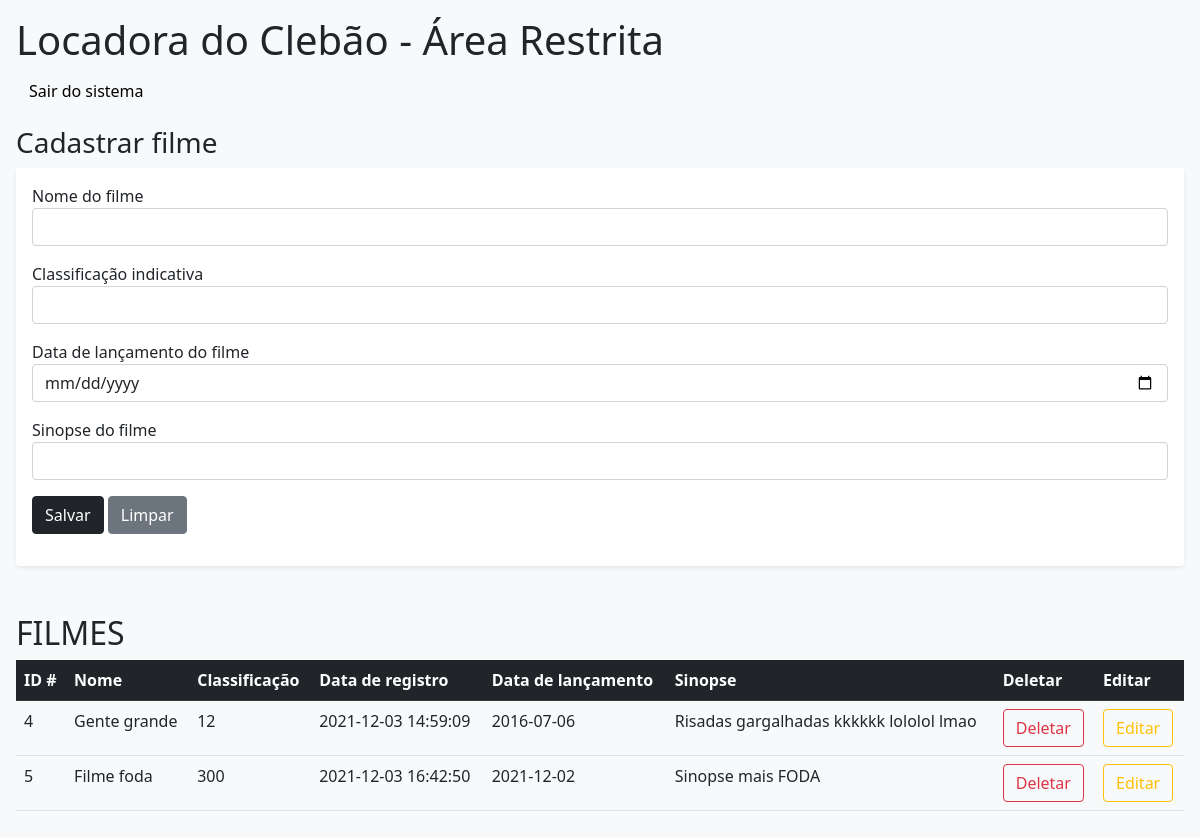
The page /locadora_clebao/admin/index.php (signed in) on the database its author committed.
### tables this page shows
CREATE TABLE `filmes` (
  `id_filme` int(11) NOT NULL,
  `nome_filme` varchar(40) NOT NULL,
  `class_idade` int(11) NOT NULL,
  `dt_reg_filme` datetime NOT NULL,
  `dt_lanca_filme` date NOT NULL,
  `descri_filme` varchar(200) NOT NULL,
  `status_alug` int(11) NOT NULL
);

### locadora_clebao/database/filme.dao.php (the view, shortened to what this page needs)
<?php
function buscar_filmes()
{
	$conn = conectar();
	$sql = "SELECT * FROM filmes";
	$result = mysqli_query($conn, $sql);
	if (mysqli_affected_rows($conn) > 0)
	{
		return $result;
	}
	return null;
}
function exibir_filmes()
{
	$result = buscar_filmes();
	if ($result == null)
	{
		$retorno = '<h3>Não há filmes para exibir</h3>';
	}
	else
	{
		$retorno = '<table class="table">';
		$retorno .= '<tr class="table-dark">';
		$retorno .= '<th>ID #</th>';
		$retorno .= '<th>Nome</th>';
		$retorno .= '<th>Classificação</th>';
		$retorno .= '<th>Data de registro</th>';
		$retorno .= '<th>Data de lançamento</th>';
		$retorno .= '<th>Sinopse</th>';
		$retorno .= '<th>Deletar</th>';
		$retorno .= '<th>Editar</th>';
		$retorno .= '</tr>';
		while($filme = mysqli_fetch_assoc($result))
		{
			$retorno .= '<tr>';
			$retorno .= "<td>" . $filme['id_filme'] . "</td>";
			$retorno .= "<td>" . $filme['nome_filme'] . "</td>";
			$retorno .= "<td>" . $filme['class_idade'] . "</td>";
			$retorno .= "<td>" . $filme['dt_reg_filme'] . "</td>";
			$retorno .= "<td>" . $filme['dt_lanca_filme'] . "</td>";
			$retorno .= "<td>" . $filme['descri_filme'] . "</td>";
			$retorno .= "<td>".delet_link($filme['id_filme']). "</td>";
			$retorno .= "<td>".update_link($filme['id_filme']). "</td>";
			$retorno .= '</tr>';
		}
		$retorno .= '</table>';
	}
	return $retorno;
}
function buscar_filme($id_filme)
{
	$conn = conectar();
	$sql =  "SELECT * FROM filmes WHERE id_filme = $id_filme";
	$result = mysqli_query($conn, $sql);
	$res = mysqli_fetch_assoc($result);
	if (mysqli_affected_rows($conn) > 0)
	{
		return $res;
	}
	return null;
}
function delet_link($id_filme)
{
	$filme = buscar_filme($id_filme);
	$link = '<a href="deletar.php?id_filme='.$id_filme.'"
	onclick="return confirm(\'Vai de deletar o filme: #'.$id_filme.' '.$filme['nome_filme'].'?\')" class="btn btn-outline-danger">Deletar</a>';
	return $link;
}
function update_link ($id_filme)
{
	$link = '<a href="editar.php?id_filme='.$id_filme.'" class="btn btn-outline-warning">Editar</a>';
	return $link;
}
?>

### locadora_clebao/admin/index.php (shortened to what this page needs)
<?php 	include_once 'lock.php';
include_once '../database/filme.dao.php'; ?>
<!DOCTYPE html>
<html>
<head>
	<link href="https://cdn.jsdelivr.net/npm/bootstrap@5.1.3/dist/css/bootstrap.min.css" rel="stylesheet">
</head>
<body class="container-fluid p-3 mb-2 bg-light text-dark">
	<h1>Locadora do Clebão - Área Restrita</h1>
	<p>
		<a href="logout.php" class="btn btn-light">Sair do sistema</a>
	</p>
	<h3>Cadastrar filme</h3>
	<div class="col-12 shadow-sm p-3 mb-5 bg-body rounded">
		<form action="cadastrar.php" method="post">
			<p>
				<label >Nome do filme</label><br>
				<input type="text" name="nomefilme" required class="form-control">
			</p>
			<p>
				<label>Classificação indicativa</label><br>
				<input type="number" name="classindicativa" min="0" required class="form-control">
			</p>
			<p>
				<label>Data de lançamento do filme</label><br>
				<input type="date" name="datalanc" required class="form-control">
			</p>
			<p>
				<label>Sinopse do filme</label><br>
				<input type="text" name="sinopse" required class="form-control">
			</p>
			<p>
				<button type="submit" name="salvar" class="btn btn-dark">Salvar</button>
				<button type="reset" name="entrar" class="btn btn-secondary">Limpar</button>
			</p>
		</form>
	</div>
	<div class="col-12">
	<h2>FILMES</h2>
	<?php
	echo exibir_filmes();
	 ?>
	</div>
</body>
</html>

### rows shown on the page
filmes: id_filme "4", nome_filme "Gente grande", class_idade "12", dt_reg_filme "2021-12-03 14:59:09", dt_lanca_filme "2016-07-06", descri_filme "Risadas gargalhadas kkkkkk lololol lmao"
filmes: id_filme "5", nome_filme "Filme foda", class_idade "300", dt_reg_filme "2021-12-03 16:42:50", dt_lanca_filme "2021-12-02", descri_filme "Sinopse mais FODA"
